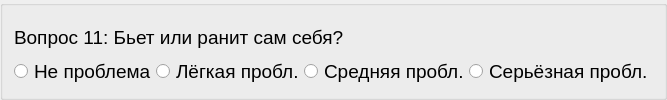
          <widget class="QGroupBox" name="block4_item11">
           <layout class="QVBoxLayout" name="verticalLayout_61">
            <property name="spacing">
             <number>0</number>
            </property>
            <item>
             <widget class="QLabel" name="label_68">
              <property name="font">
               <font>
                <pointsize>14</pointsize>
               </font>
              </property>
              <property name="text">
               <string>Вопрос 11: Бьет или ранит сам себя?</string>
              </property>
              <property name="alignment">
               <set>Qt::AlignLeading|Qt::AlignLeft|Qt::AlignVCenter</set>
              </property>
              <property name="wordWrap">
               <bool>true</bool>
              </property>
             </widget>
            </item>
            <item>
             <layout class="QHBoxLayout" name="_61">
              <property name="spacing">
               <number>0</number>
              </property>
              <item>
               <widget class="QRadioButton" name="radioButton_186">
                <property name="font">
                 <font>
                  <pointsize>14</pointsize>
                 </font>
                </property>
                <property name="text">
                 <string>Не проблема</string>
                </property>
               </widget>
              </item>
              <item>
               <widget class="QRadioButton" name="radioButton_187">
                <property name="font">
                 <font>
                  <pointsize>14</pointsize>
                 </font>
                </property>
                <property name="text">
                 <string>Лёгкая пробл.</string>
                </property>
               </widget>
              </item>
              <item>
               <widget class="QRadioButton" name="radioButton_188">
                <property name="font">
                 <font>
                  <pointsize>14</pointsize>
                 </font>
                </property>
                <property name="text">
                 <string>Средняя пробл.</string>
                </property>
               </widget>
              </item>
              <item>
               <widget class="QRadioButton" name="radioButton_189">
                <property name="font">
                 <font>
                  <pointsize>14</pointsize>
                 </font>
                </property>
                <property name="text">
                 <string>Серьёзная пробл.</string>
                </property>
               </widget>
              </item>
             </layout>
            </item>
           </layout>
          </widget>
